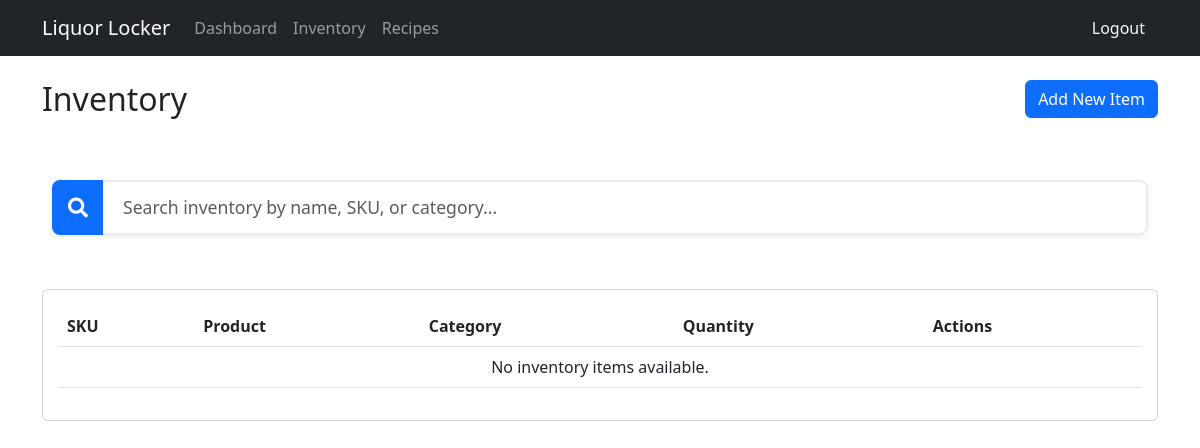
The page /inventory/ (signed in) on the database as committed earlier.
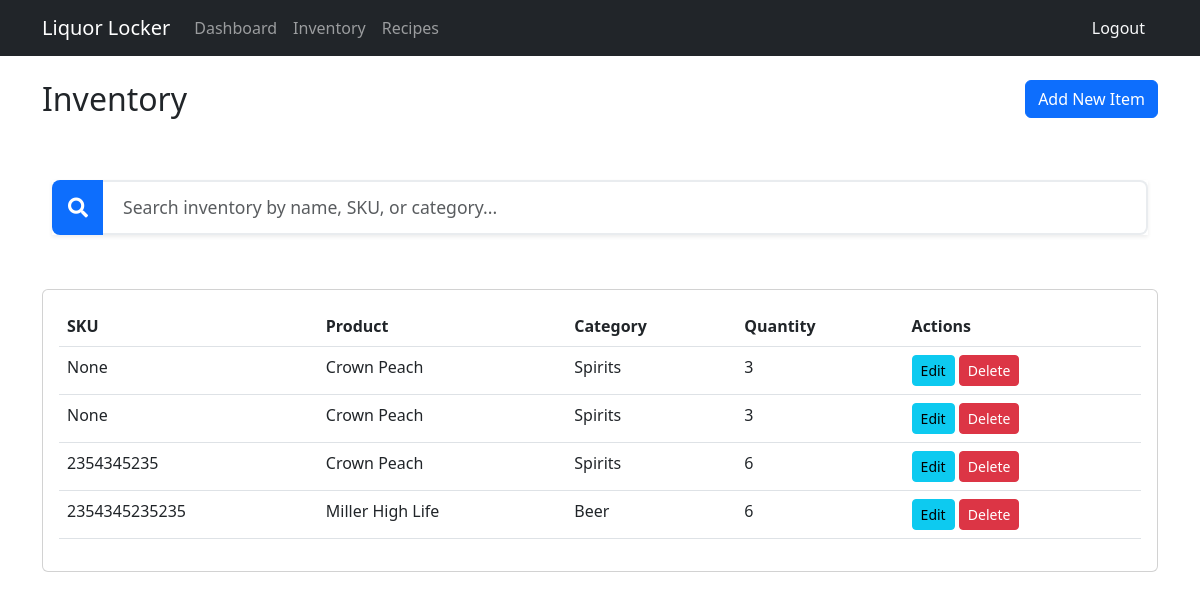
The same page on the database as committed later.
### Locker_Api/models.py (models this page shows, shortened)
class Inventory(models.Model):
    product = models.ForeignKey(Product, on_delete=models.CASCADE)
    quantity = models.PositiveIntegerField(default=0)
    last_updated = models.DateTimeField(auto_now=True)
    min_quantity = models.PositiveIntegerField(default=5)

class Product(models.Model):
    name = models.CharField(max_length=100)
    category = models.CharField(max_length=50, choices=CATEGORY, default='Spirits')
    quantity = models.PositiveIntegerField(default=0)
    price = models.DecimalField(max_digits=10, decimal_places=2, default=0.00)
    description = models.TextField(blank=True, null=True)
    sku = models.CharField(max_length=50, null=True, blank=True)

### Locker_Api/views.py (the view)
# urls.py: path('inventory/', locker_views.inventory, name='inventory'),
@login_required
def inventory(request):
    inventory_items = Inventory.objects.all()
    return render(request, 'Locker_Api/inventory.html', {'inventory': inventory_items})

### Locker_Api/templates/Locker_Api/inventory.html (shortened to what this page needs)
{% extends 'Locker_Api/base.html' %}
{% block content %}
<div class="row mb-4">
    <div class="col-md-12">
        <h2 class="float-start">Inventory</h2>
        <a href="{% url 'add-inventory' %}" class="btn btn-primary float-end">Add New Item</a>
    </div>
</div>
<div class="row mb-4">
    <div class="col-md-12">
        <div class="search-container">
            <div class="input-group input-group-lg shadow-sm">
                <span class="input-group-text bg-primary text-white">
                    <i class="fas fa-search"></i>
                </span>
                <input type="text" id="searchInput" class="form-control form-control-lg"
                       placeholder="Search inventory by name, SKU, or category..."
                       style="border-left: none;">
            </div>
        </div>
    </div>
</div>
<div class="row">
    <div class="col-md-12">
        <div class="card">
            <div class="card-body">
                <table class="table" id="inventoryTable">
                    <thead>
                        <tr>
                            <th>SKU</th>
                            <th>Product</th>
                            <th>Category</th>
                            <th>Quantity</th>
                            <th>Actions</th>
                        </tr>
                    </thead>
                    <tbody>
                        {% for item in inventory %}
                        <tr>
                            <td>{{ item.product.sku }}</td>
                            <td>{{ item.product.name }}</td>
                            <td>{{ item.product.category }}</td>
                            <td>{{ item.quantity }}</td>
                            <td>
                                <a href="{% url 'edit-inventory' pk=item.id %}" class="btn btn-sm btn-info">Edit</a>
                                <a href="{% url 'delete-inventory' pk=item.id %}" class="btn btn-sm btn-danger">Delete</a>
                            </td>
                        </tr>
                        {% empty %}
                        <tr>
                            <td colspan="5" class="text-center">No inventory items available.</td>
                        </tr>
                        {% endfor %}
                    </tbody>
                </table>
            </div>
        </div>
    </div>
</div>
{% endblock %}

### Locker_Api/templates/Locker_Api/base.html (shortened to what this page needs)
<!DOCTYPE html>
<html>
<head>
    <link href="https://cdn.jsdelivr.net/npm/bootstrap@5.3.0/dist/css/bootstrap.min.css" rel="stylesheet">
    <link rel="stylesheet" href="https://cdnjs.cloudflare.com/ajax/libs/font-awesome/5.15.4/css/all.min.css">
</head>
<body>
    <nav class="navbar navbar-expand-lg navbar-dark bg-dark">
        <div class="container">
            <a class="navbar-brand" href="{% url 'home' %}">Liquor Locker</a>
            {% if user.is_authenticated %}
                <div class="navbar-nav me-auto">
                    <a class="nav-link" href="{% url 'dashboard' %}">Dashboard</a>
                    <a class="nav-link" href="{% url 'inventory' %}">Inventory</a>
                    <a class="nav-link" href="{% url 'recipes' %}">Recipes</a>
                </div>
                <form method="post" action="{% url 'logout' %}" class="d-inline">
                    <button type="submit" class="btn btn-link text-light text-decoration-none">Logout</button>
                </form>
            {% else %}
                <div class="navbar-nav ms-auto">
                    <a class="nav-link" href="{% url 'login' %}">Login</a>
                    <a class="nav-link" href="{% url 'register' %}">Register</a>
                </div>
            {% endif %}
        </div>
    </nav>
    <div class="container mt-4">
        {% block content %}{% endblock %}
    </div>
</body>
</html>

### Locker_Api/templates/Locker_Api/inventory.html (style rules this page uses)
.search-container { margin: 20px 0; padding: 10px; }
#searchInput { border: 2px solid #e9ecef; font-size: 1.1rem; padding: 12px 20px; transition: all 0.3s ease; }
.input-group-text { border: none; font-size: 1.2rem; padding: 0 20px; }

Rows that differ between the two databases and show on the page:
added Inventory: product.sku "None", product.name "Crown Peach", product.category "Spirits", quantity "3"
added Inventory: product.sku "None", product.name "Crown Peach", product.category "Spirits", quantity "3"
added Inventory: product.sku "2354345235", product.name "Crown Peach", product.category "Spirits", quantity "6"
added Inventory: product.sku "2354345235235", product.name "Miller High Life", product.category "Beer", quantity "6"
Other text that changed with them:
text no longer shown: "No inventory items available."
